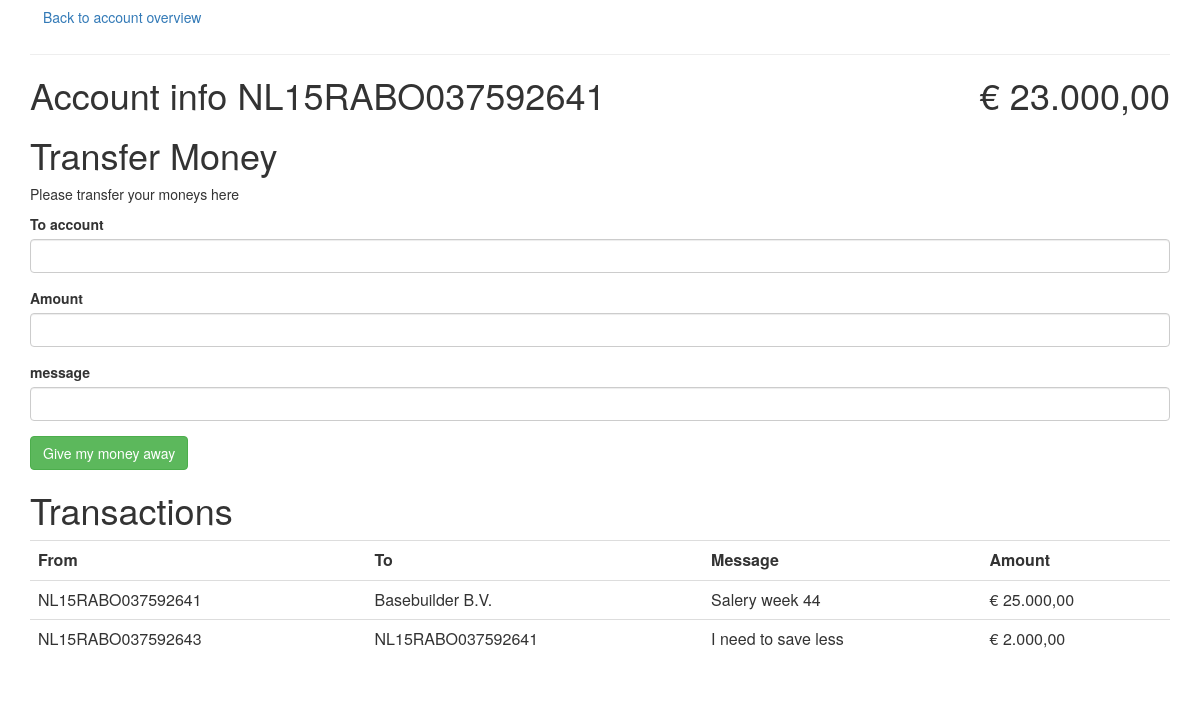
The app's page /secret.php?page=account-info.php&account=NL15RABO037592641 (signed in) with its own data.
### tables this page shows
CREATE TABLE `transactions` (
  `id` int(11) unsigned NOT NULL AUTO_INCREMENT,
  `amount` float(9,2) DEFAULT NULL,
  `from_acc` varchar(255) DEFAULT NULL,
  `to_acc` varchar(255) DEFAULT NULL,
  `message` text,
  PRIMARY KEY (`id`)
);

### database.php (called while the page is built, shortened)
<?php
function query_row($query){
	$res = mysql_query($query) or die (mysql_error());
	return mysql_fetch_array($res);
}
function user_home_link(){
	return '/secret.php?name=' . $_SESSION['user']['name'];
}
function account_transactions($account){
	$results = [];
	$query = "SELECT * FROM transactions WHERE to_acc = '$account' OR from_acc = '$account'";
	$res = mysql_query($query) or die (mysql_error());
	while($row = mysql_fetch_assoc($res)){
		$results[] = $row;
	}
	return $results;
}
function account_get_balance($account)
{
	$in = query_row("SELECT SUM(amount) as 's' FROM transactions WHERE to_acc = '$account' ");
	$out = query_row("SELECT SUM(amount) as s FROM transactions WHERE from_acc='$account' ");
	return $in['s'] - $out['s'];
}

### account-info.php (the view, shortened to what this page needs)
<a href="<?php print user_home_link(); ?>" class="btn btn-link">Back to account overview</a>
<hr>
<h1>Account info <?php print $_GET['account'] ?>
	<span class="pull-right">&euro; <?php print number_format(account_get_balance($_GET['account']),2,',','.')?></span></h1>
<form action="" method="post" id="transferForm">
	<h1>Transfer Money</h1>
	<p>Please transfer your moneys here</p>
	<div class="form-group">
		<label class="control-label">To account</label>
		<input class="form-control" type="text" name="to_acc">
	</div>
	<div class="form-group">
		<label class="control-label">Amount</label>
		<input class="form-control" type="text" name="amount">
	</div>
	<div class="form-group">
		<label class="control-label">message</label>
		<input class="form-control" type="text" name="message">
	</div>
	<div class="form-group">
		<input type="submit" name="transaction_create" value="Give my money away" class="btn btn-success">
	</div>
</form>
<h1>Transactions</h1>
<table class="table">
	<tr>
		<th>From</th>
		<th>To</th>
		<th>Message</th>
		<th>Amount</th>
	</tr>
	<?php foreach(account_transactions($_GET['account']) as $tr): ?>
	<tr>
		<td><?php print $tr['to_acc'] ?></td>
		<td><?php print $tr['from_acc'] ?></td>
		<td><?php print $tr['message'] ?></td>
		<td>&euro; <?php print number_format($tr['amount'],2,',','.') ?></td>
	</tr>
	<?php endforeach; ?>
</table>

### secret.php (shortened to what this page needs)
<?php
include('database.php');
?><html>
<head>
<link rel="stylesheet" href="https://maxcdn.bootstrapcdn.com/bootstrap/3.3.7/css/bootstrap.min.css" />
</head>
<body>
<div class="container">
	<?php
		$include = isset($_GET['page']) ? $_GET['page'] : 'accounts.php';
		include($include);
	?>
</div>
</body>
</html>

### records on screen
transactions: to_acc "NL15RABO037592641", from_acc "Basebuilder B.V.", message "Salery week 44", amount "25.000,00"
transactions: to_acc "NL15RABO037592643", from_acc "NL15RABO037592641", message "I need to save less", amount "2.000,00"

### other values on screen
$_GET['account'] "NL15RABO037592641"
account_get_balance($_GET['account']) "23.000,00"
